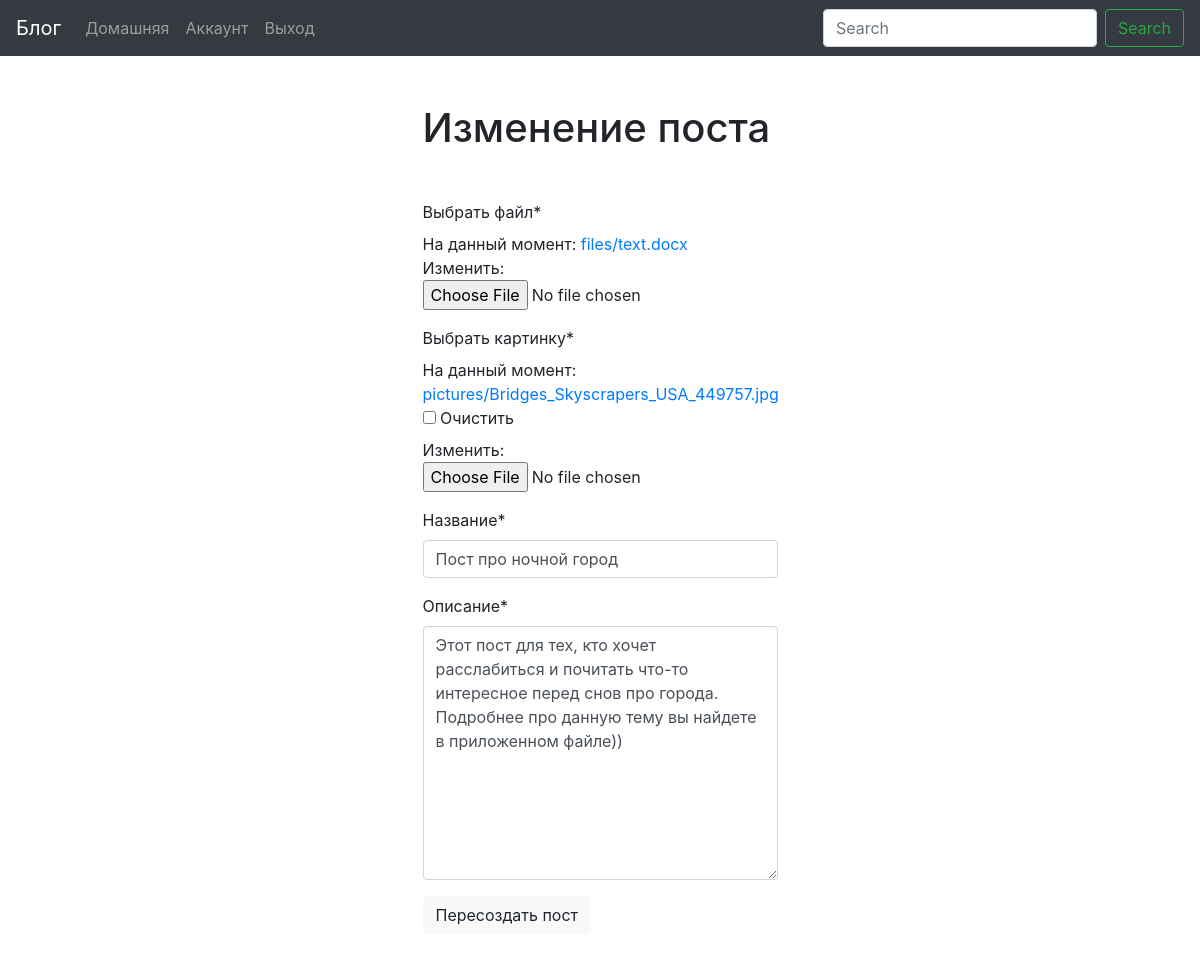
Page /blog/change_post/6/ (signed in) on the committed database.
### blog/models.py (models this page shows, shortened)
class Post(models.Model):
	user = models.ForeignKey(User, blank=True, null=True, on_delete=models.CASCADE)
	title = models.CharField("Название поста", max_length=100, unique=True, db_index=True)
	body = models.TextField("Тело поста", db_index=True, blank=True)
	date_pub = models.DateField(auto_now_add=True, blank=True, null=True)
	picture = models.ImageField(upload_to="pictures/", null=True, blank=True, default='default/default.jpg')
	files = models.FileField(upload_to="files/", default="")
	views = models.IntegerField(default = 0)
	comments = models.ManyToManyField("Comment", blank=True, related_name="posts")

### blog/views.py (the view, shortened to what this page needs)
# urls.py: path("change_post/<str:id>/", ChangePost.as_view(), name="change_page"),
class ChangePost(LoginRequiredMixin, View):
	def get(self, request, id):
		post = Post.objects.get(id=id)
		if post.user != request.user:
			return redirect("detail_page", id=id)
		form = PostForm(instance=post)
		return render(request, "blog/change_post.html", context={"form": form, "post": post})

### blog/forms.py
class PostForm(forms.ModelForm):
	class Meta:
		model = Post
		fields = ["files", 'picture', 'title', "body"]
		widgets = {
			"title": forms.TextInput(attrs={"placeholder": "Название поста", "autocomplete": "off"}),
			"body": forms.Textarea(attrs={"placeholder": "Описание", "autocomplete": "off"})
		}
		labels = {
			"files": _("Выбрать файл"),
			"picture": _("Выбрать картинку*"),
			"title": _("Название"),
			"body": _("Описание*")
		}

### blog/templates/blog/change_post.html (shortened to what this page needs)
{% extends "blog/base_app.html" %}
{% block content %}
	{% load crispy_forms_tags %}
	<div class="container col-6">
		<h1 class="mt-5 mb-5">Изменение поста</h1>
		<form action="{% url 'change_page' id=post.id %}" method="post" enctype="multipart/form-data">
			{{ form|crispy }}
			<button class="btn btn-light mb-5">Пересоздать пост</button>
		</form>
	</div>
{% endblock %}

### static/css/styles.css (style rules this page uses)
* { box-sizing: border-box; }

### rows in the picture
Post: title "Пост про ночной город", body "Этот пост для тех, кто хочет расслабиться и почитать что-то интересное перед снов про города. Подробнее про данную тему вы найдете в приложенном файле))"
